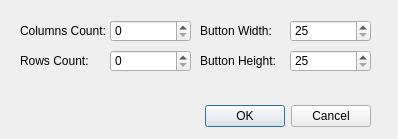
<?xml version="1.0" encoding="UTF-8"?>
<ui version="4.0">
 <class>SwitchPresetsPageOptions</class>
 <widget class="QDialog" name="SwitchPresetsPageOptions">
  <property name="geometry">
   <rect>
    <x>0</x>
    <y>0</y>
    <width>398</width>
    <height>139</height>
   </rect>
  </property>
  <property name="windowTitle">
   <string>Dialog</string>
  </property>
  <widget class="QDialogButtonBox" name="buttonBox">
   <property name="geometry">
    <rect>
     <x>30</x>
     <y>100</y>
     <width>341</width>
     <height>32</height>
    </rect>
   </property>
   <property name="orientation">
    <enum>Qt::Horizontal</enum>
   </property>
   <property name="standardButtons">
    <set>QDialogButtonBox::Cancel|QDialogButtonBox::Ok</set>
   </property>
  </widget>
  <widget class="QSpinBox" name="m_spinColCount">
   <property name="geometry">
    <rect>
     <x>110</x>
     <y>20</y>
     <width>81</width>
     <height>22</height>
    </rect>
   </property>
   <property name="maximum">
    <number>10</number>
   </property>
  </widget>
  <widget class="QLabel" name="label">
   <property name="geometry">
    <rect>
     <x>20</x>
     <y>20</y>
     <width>91</width>
     <height>21</height>
    </rect>
   </property>
   <property name="text">
    <string>Columns Count:</string>
   </property>
  </widget>
  <widget class="QLabel" name="label_2">
   <property name="geometry">
    <rect>
     <x>20</x>
     <y>50</y>
     <width>91</width>
     <height>21</height>
    </rect>
   </property>
   <property name="text">
    <string>Rows Count:</string>
   </property>
  </widget>
  <widget class="QSpinBox" name="m_spinRowCount">
   <property name="geometry">
    <rect>
     <x>110</x>
     <y>50</y>
     <width>81</width>
     <height>22</height>
    </rect>
   </property>
   <property name="maximum">
    <number>10</number>
   </property>
  </widget>
  <widget class="QLabel" name="label_3">
   <property name="geometry">
    <rect>
     <x>200</x>
     <y>20</y>
     <width>91</width>
     <height>21</height>
    </rect>
   </property>
   <property name="text">
    <string>Button Width:</string>
   </property>
  </widget>
  <widget class="QLabel" name="label_4">
   <property name="geometry">
    <rect>
     <x>200</x>
     <y>50</y>
     <width>91</width>
     <height>21</height>
    </rect>
   </property>
   <property name="text">
    <string>Button Height:</string>
   </property>
  </widget>
  <widget class="QSpinBox" name="m_spinButtonWidth">
   <property name="geometry">
    <rect>
     <x>290</x>
     <y>20</y>
     <width>81</width>
     <height>22</height>
    </rect>
   </property>
   <property name="minimum">
    <number>25</number>
   </property>
   <property name="maximum">
    <number>400</number>
   </property>
  </widget>
  <widget class="QSpinBox" name="m_spinButtonHeight">
   <property name="geometry">
    <rect>
     <x>290</x>
     <y>50</y>
     <width>81</width>
     <height>22</height>
    </rect>
   </property>
   <property name="minimum">
    <number>25</number>
   </property>
   <property name="maximum">
    <number>400</number>
   </property>
  </widget>
 </widget>
 <resources/>
 <connections>
  <connection>
   <sender>buttonBox</sender>
   <signal>accepted()</signal>
   <receiver>SwitchPresetsPageOptions</receiver>
   <slot>accept()</slot>
   <hints>
    <hint type="sourcelabel">
     <x>248</x>
     <y>254</y>
    </hint>
    <hint type="destinationlabel">
     <x>157</x>
     <y>274</y>
    </hint>
   </hints>
  </connection>
  <connection>
   <sender>buttonBox</sender>
   <signal>rejected()</signal>
   <receiver>SwitchPresetsPageOptions</receiver>
   <slot>reject()</slot>
   <hints>
    <hint type="sourcelabel">
     <x>316</x>
     <y>260</y>
    </hint>
    <hint type="destinationlabel">
     <x>286</x>
     <y>274</y>
    </hint>
   </hints>
  </connection>
 </connections>
</ui>
